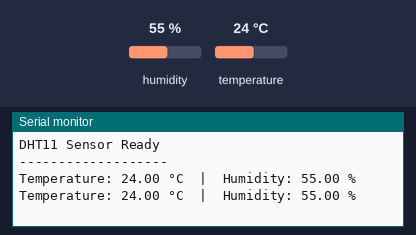
Bench run of a sketch on a simulated Arduino Uno, built with avr-gcc and run on an emulated ATmega328P. On the bench: the last lines printed to the serial monitor. The inputs (shaded band) are chosen by the test bench; at power-on: humidity 55 %, temperature 24 °C.

Above: at 4.8 s.
4.9 s: humidity set to 22 %
At 7.1 s:
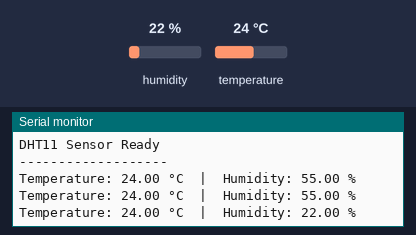
7.9 s: temperature set to 12 °C
At 9.5 s:
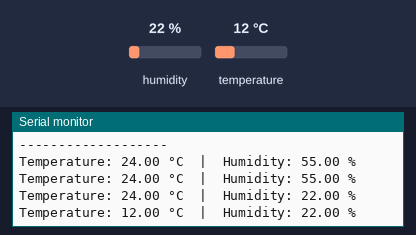
10.9 s: humidity set to 40 %
At 13.1 s:
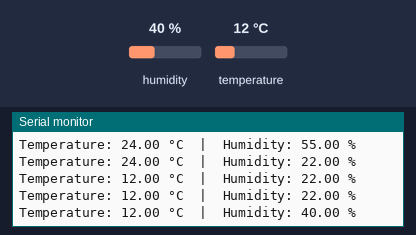
Timing chart, 0 to 14.6 s (numbered marks = the images above; inputs shaded):
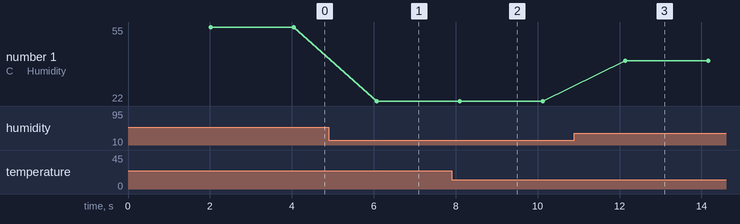

Measured:
- after the input at 4.9 s, the serial monitor: prints a new line after 1.2 s (image 1)
- after the input at 7.9 s, the serial monitor: prints a new line after 0.20 s (image 2)
- after the input at 10.9 s, the serial monitor: prints a new line after 1.2 s (image 3)
- plotted number 1: 55 → 22 after the input at 4.9 s, 22 → 40 after the input at 10.9 s

The sketch:

dht11_temp_uart.ino
```cpp
#include <DHT.h>

#define DHT_PIN 2
#define DHT_TYPE DHT11

DHT dht(DHT_PIN, DHT_TYPE);

void setup() {
  Serial.begin(9600);
  dht.begin();
  Serial.println("DHT11 Sensor Ready");
  Serial.println("-------------------");
}

void loop() {
  delay(2000); // DHT11 needs at least 2s between reads

  float humidity = dht.readHumidity();
  float temp = dht.readTemperature(); // Celsius by default

  // Check if reading failed
  if (isnan(humidity) || isnan(temp)) {
    Serial.println("Failed to read from DHT11!");
    return;
  }

  Serial.print("Temperature: ");
  Serial.print(temp);
  Serial.print(" °C  |  Humidity: ");
  Serial.print(humidity);
  Serial.println(" %");
}
```
